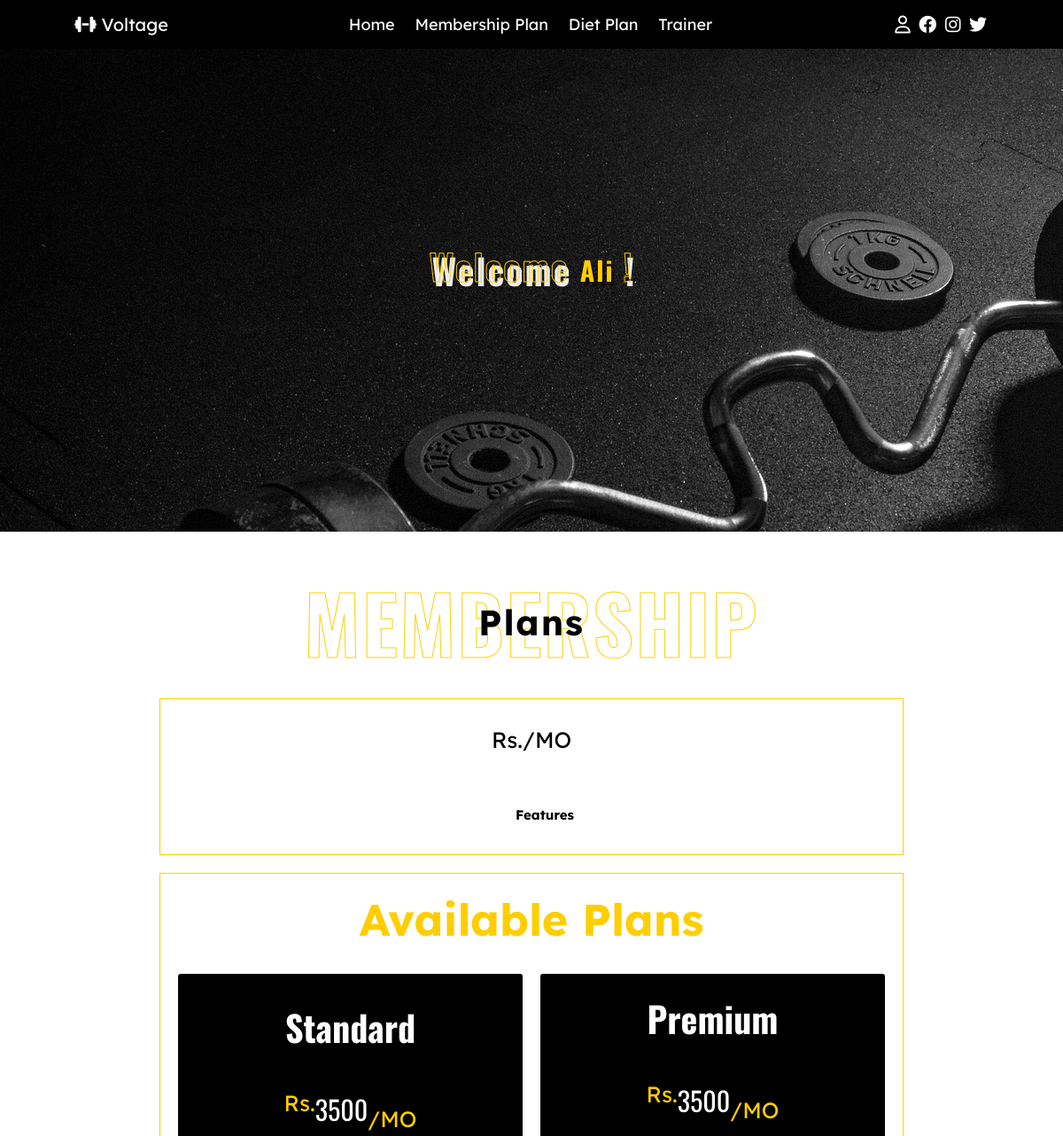
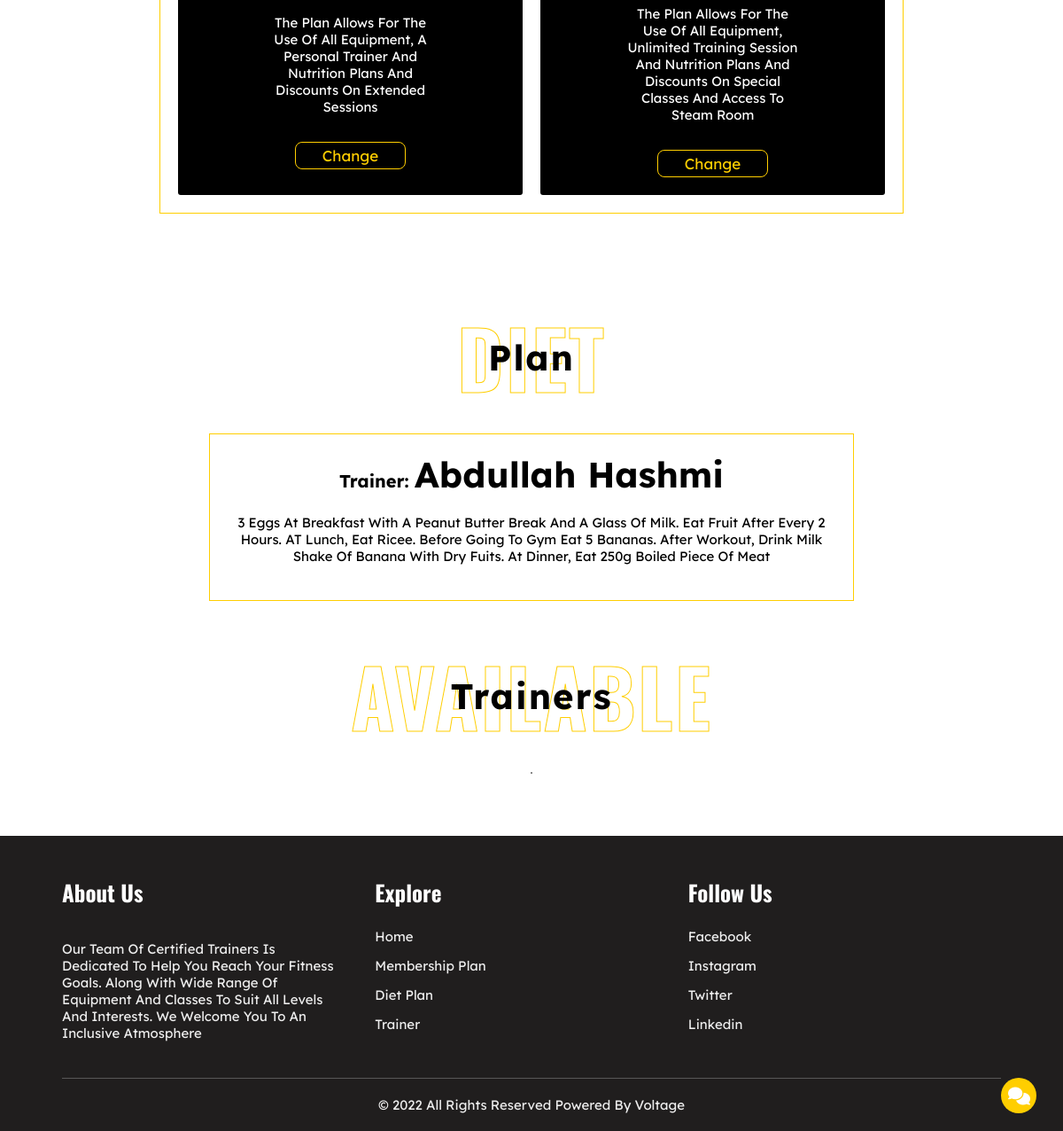
/2-Customer/CustomerHome.php (signed in), run on the app's committed database (2 pictures, top to bottom).
### tables this page shows
CREATE TABLE `customer` (
  `customerID` varchar(3) NOT NULL,
  `fName` varchar(15) DEFAULT NULL,
  `lName` varchar(15) DEFAULT NULL,
  `DOB` date DEFAULT NULL,
  `dateJoined` date DEFAULT NULL,
  `phoneNo` varchar(13) DEFAULT NULL,
  `address` varchar(50) DEFAULT NULL,
  `CNIC` varchar(15) DEFAULT NULL,
  `trainerID` varchar(3) DEFAULT NULL,
  `membershipID` varchar(3) DEFAULT NULL,
  `dietID` varchar(3) DEFAULT NULL,
  `loginID` varchar(3) DEFAULT NULL,
  PRIMARY KEY (`customerID`),
  KEY `trainerID` (`trainerID`),
  KEY `membershipID` (`membershipID`),
  KEY `dietID` (`dietID`),
  KEY `loginID` (`loginID`),
  CONSTRAINT `customer_ibfk_1` FOREIGN KEY (`trainerID`) REFERENCES `trainer` (`trainerID`),
  CONSTRAINT `customer_ibfk_2` FOREIGN KEY (`membershipID`) REFERENCES `membershipplan` (`membershipID`),
  CONSTRAINT `customer_ibfk_3` FOREIGN KEY (`dietID`) REFERENCES `dietplan` (`dietID`),
  CONSTRAINT `customer_ibfk_5` FOREIGN KEY (`loginID`) REFERENCES `loginauthentication` (`loginID`)
);

CREATE TABLE `membershipplan` (
  `membershipID` varchar(3) NOT NULL,
  `membershipName` varchar(20) DEFAULT NULL,
  `features` text,
  `planStatus` bit(1) DEFAULT NULL,
  `price` double DEFAULT NULL,
  PRIMARY KEY (`membershipID`)
);

CREATE TABLE `trainer` (
  `trainerID` varchar(3) NOT NULL,
  `fName` varchar(15) DEFAULT NULL,
  `lName` varchar(15) DEFAULT NULL,
  `DOB` date DEFAULT NULL,
  `dateJoined` date DEFAULT NULL,
  `salary` double DEFAULT NULL,
  `experience` int DEFAULT NULL,
  `phoneNo` varchar(13) DEFAULT NULL,
  `address` varchar(50) DEFAULT NULL,
  `CNIC` varchar(15) DEFAULT NULL,
  `loginID` varchar(3) DEFAULT NULL,
  PRIMARY KEY (`trainerID`),
  KEY `loginID` (`loginID`),
  CONSTRAINT `trainer_ibfk_1` FOREIGN KEY (`loginID`) REFERENCES `loginauthentication` (`loginID`)
);

CREATE TABLE `dietplan` (
  `dietID` varchar(3) NOT NULL,
  `type` varchar(15) DEFAULT NULL,
  `description` text,
  `trainerID` varchar(3) DEFAULT NULL,
  PRIMARY KEY (`dietID`),
  KEY `trainerID` (`trainerID`),
  CONSTRAINT `dietplan_ibfk_1` FOREIGN KEY (`trainerID`) REFERENCES `trainer` (`trainerID`)
);

### 2-Customer/CustomerHome.php (the view, shortened to what this page needs)
<?php
    include_once('../backend/connection.php');
	$loginId = $_COOKIE['loginId'];
	$customerQuery = "SELECT * FROM customer WHERE loginID = '$loginId'";
	$customerResult = mysqli_query($connection, $customerQuery);
	$customerRow = mysqli_fetch_assoc($customerResult);
	$membershipId = $customerRow['membershipID'];
	$trainerId = $customerRow['trainerID'];
	$dietId = $customerRow['dietID'];
	$customerMembershipQuery = "SELECT * FROM membershipplan WHERE membershipID = '$membershipId'";
	$customerMembershipResult = mysqli_query($connection, $customerMembershipQuery);
	$customerMembershipRow = mysqli_fetch_assoc($customerMembershipResult);
	$membershipPlanQuery = "SELECT * FROM membershipplan where membershipID != '$membershipId' AND planStatus = 1";
	$membershipPlanResult = mysqli_query($connection, $membershipPlanQuery);
	$trainerQuery = "SELECT * FROM trainer WHERE trainerID = '$trainerId'";
	$trainerResult = mysqli_query($connection, $trainerQuery);
	$trainerRow = mysqli_fetch_assoc($trainerResult);
	$dietQuery = "SELECT * FROM dietplan WHERE dietID = '$dietId'";
	$dietResult = mysqli_query($connection, $dietQuery);
	$dietRow = mysqli_fetch_assoc($dietResult);
?>
<!DOCTYPE html>
<html lang="en">
	<head>
		<link
			rel="stylesheet"
			href="https://cdnjs.cloudflare.com/ajax/libs/font-awesome/6.1.1/css/all.min.css"
		/>
		<link rel="stylesheet" href="../forms/css/form.css">
		<link rel="stylesheet" href="css/style.css" />
	</head>
	<body>
		<header class="header">
			<a href="/" class="name"> <i class="fa-solid fa-dumbbell"></i> Voltage</a>
			<nav class="navbar">
				<a href="#home">Home</a>
				<a href="#plan">Membership Plan</a>
				<?php
					if($trainerId != null) {
						?>
						<a href="#diet">Diet Plan</a>
						<?php
					}
				?>
				<a href="#trainer">Trainer</a>
			</nav>
			<div class="icons">
				<i class="fa-regular fa-user" id="memberProfileBtn" onclick="ShowCustProfile('<?php echo $_COOKIE['loginId']?>')"></i>
				<a href="//www.facebook.com"><i class="fa-brands fa-facebook" id="fb-btn"></i></a>
				<a href="//www.instagram.com"><i class="fa-brands fa-instagram"></i></a>
				<a href="//www.twitter.com"><i class="fa-brands fa-twitter"></i></a>
			</div>
		</header>
		<section class="home" id="home">
			<h3 class="heading"><span>Welcome </span> <?php echo $customerRow['fName'] ?> <span>!</span></h3>
		</section>
		<section class="plan" id="plan">
			<h1 class="subheading">Membership <span>Plans</span></h1>
			<div class="subscribed-plan">
				<p class="price">Rs.<?php echo $customerMembershipRow['price']?>/MO</sub></p>
				<div class="facility">
					<div class="item">
						<h4>Features</h4>
					</div>
					</div>
				</div>
			<div class="available-plan">
				<h1>Available Plans</h1>
				<div class="container">
					<?php
					while ($row = mysqli_fetch_assoc($membershipPlanResult)) {
						?>
						<div class="item">
							<h3 class="title"><?php echo $row['membershipName'] ?></h3>
							<p class="price"><sup>Rs.</sup><?php echo $row['price'] ?><sub>/MO</sub></p>
							<div class="facility">
								<p><?php echo $row['features'] ?></p>
							</div>
							<button class="btn" onclick="updatePlan('<?php echo $row['membershipID'] ?>')">Change</button>
						</div>
						<?php
					}
					?>
				</div>
			</div>
		</section>
		<?php
			if($trainerId != null) {
				?>
				<section class="diet" id="diet">
					<h1 class="subheading">Diet <span>Plan</span></h1>
					<div class="container">
						<h3>Trainer: <span><?php echo $trainerRow['fName'] . " " . $trainerRow['lName'] ?></span></h3>
						<p><?php echo $dietRow['description']?></p>
					</div>
				</section>
				<?php
			}
		?>
		<section class="availableTrainers" id="availableTrainers">
			<h1 class="subheading">Available<span>Trainers</span></h1>
			<div class="container">
    	</section>
		<div class="CustomerQueryChatbox">
			<div class="chatboxbtn" id="chatboxbtn">
				<i class="fa-solid fa-comments"></i>
			</div>
		</div>
		<footer>
			<div class="container">
				<div class="box">
					<h3>About us</h3>
					<p>
					<p>Our team of certified trainers is dedicated to help you reach your fitness goals. Along with wide range of equipment and classes to suit all levels and interests. We welcome you to an inclusive atmosphere</p>
					</p>
				</div>
				<div class="box">
					<h3>Explore</h3>
					<a href="#home">Home</a>
					<a href="#plan">Membership Plan</a>
					<?php
						if($trainerId != null) {
							?>
							<a href="#diet">Diet Plan</a>
							<?php
						}
					?>
					<a href="#trainer">Trainer</a>
				</div>
				<div class="box">
					<h3>Follow us</h3>
					<a href="//www.facebook.com">Facebook</a>
					<a href="//www.instagram.com">Instagram</a>
					<a href="//www.twitter.com">Twitter</a>
					<a href="//www.linkedin.com">Linkedin</a>
				</div>
			</div>
			<p class="credit">&copy 2022 All Rights Reserved Powered by Voltage</p>
		</footer>
	</body>
</html>

### data on the page
customer: fName "Ali"
membershipplan: membershipName "Standard", price "3500", features "The Plan Allows For The Use Of All Equipment, A Personal Trainer And Nutrition Plans And Discounts On Extended Sessions"
membershipplan: membershipName "Premium", price "3500", features "The Plan Allows For The Use Of All Equipment, Unlimited Training Session And Nutrition Plans And Discounts On Special Classes And Access To Steam Room"
trainer: fName "Abdullah", lName "Hashmi"
dietplan: description "3 Eggs At Breakfast With A Peanut Butter Break And A Glass Of Milk. Eat Fruit After Every 2 Hours. AT Lunch, Eat Ricee. Before Going To Gym Eat 5 Bananas. After Workout, Drink Milk Shake Of Banana With Dry Fuits. At Dinner, Eat 250g Boiled Piece Of Meat"
